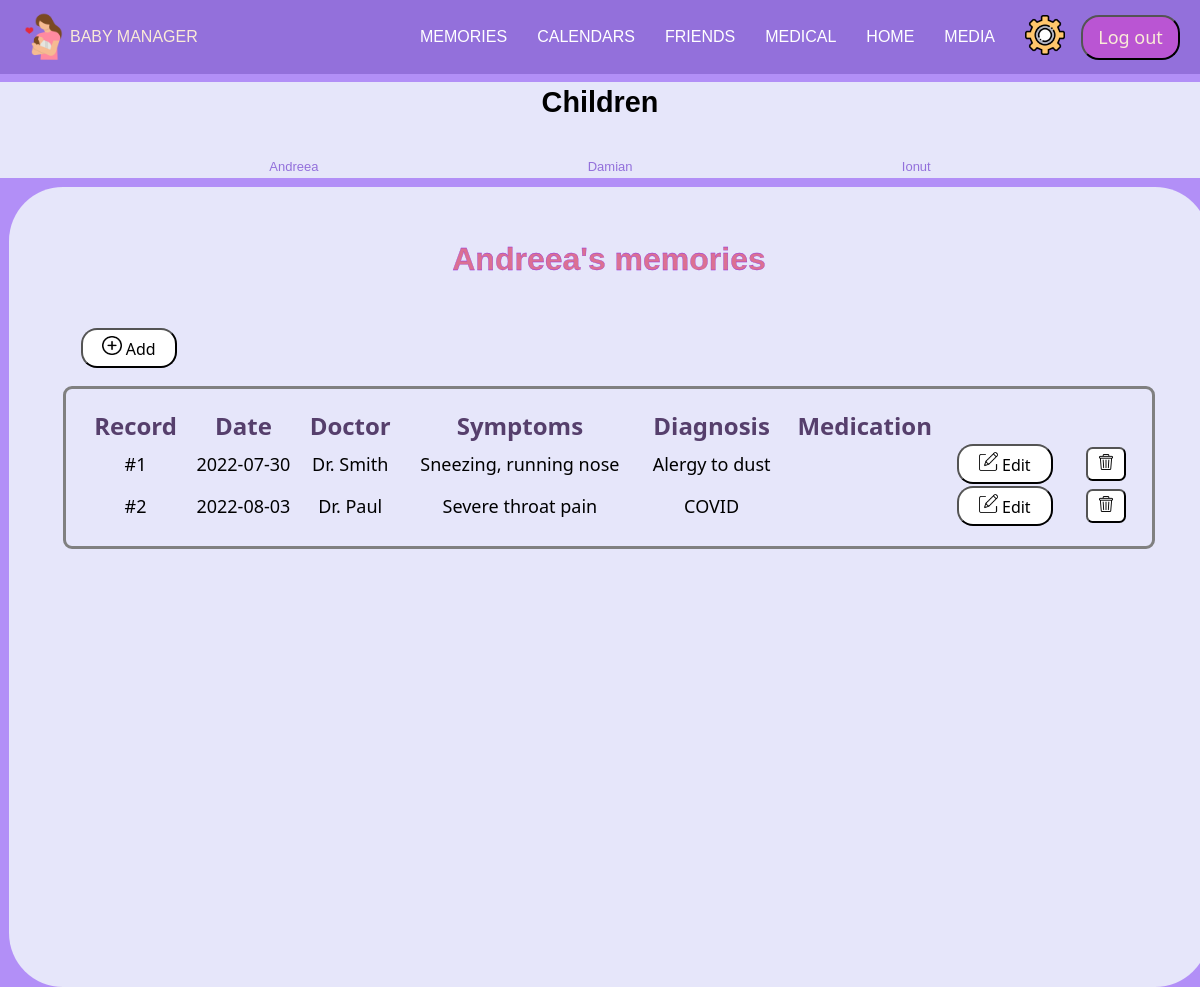
Page /Medical/Medical-child.php?id=1 (signed in) on the earlier database version.
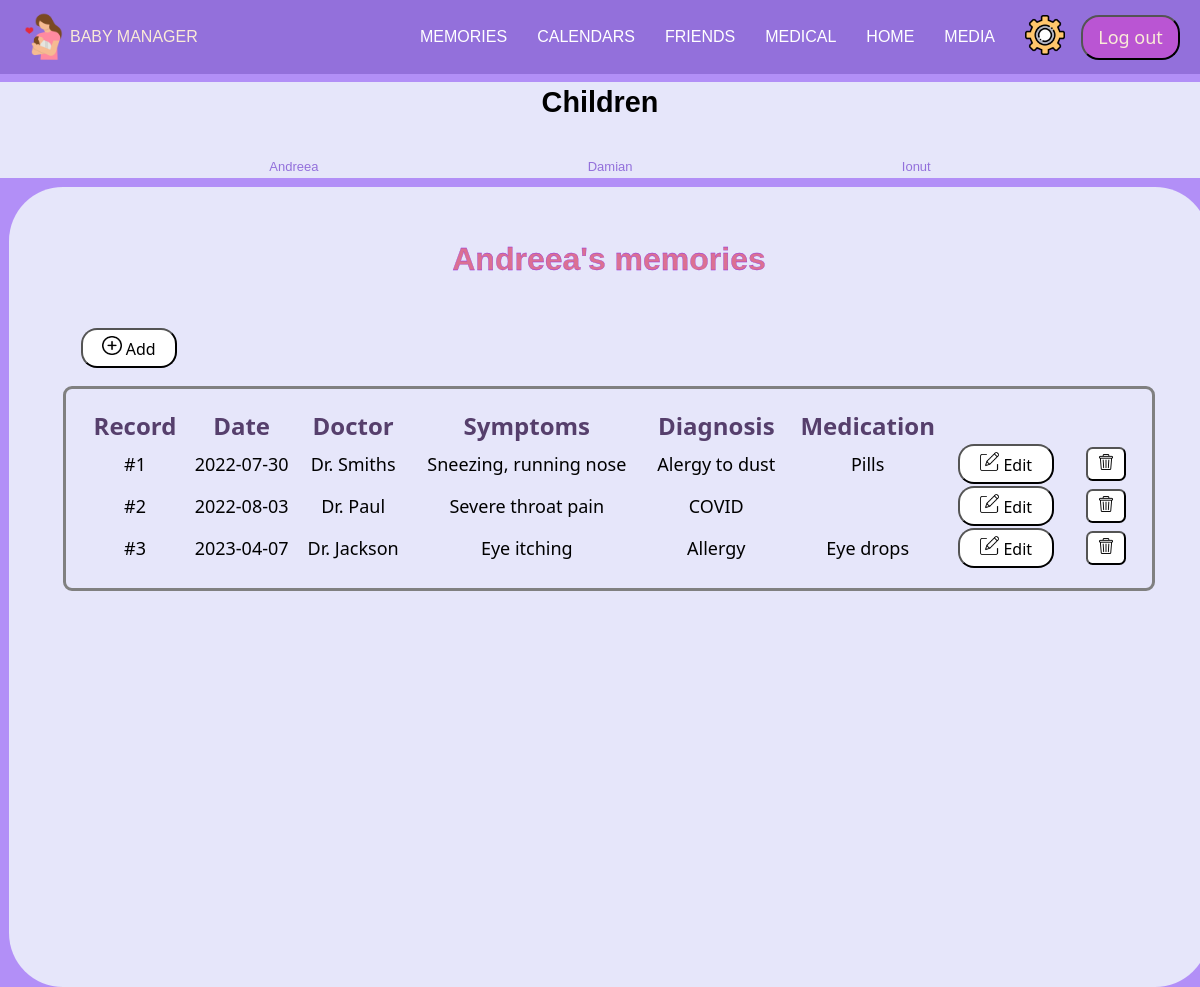
Same page on the later database version.
### tables this page shows
CREATE TABLE `child` (
  `id` int(11) NOT NULL,
  `id_parent` int(11) NOT NULL,
  `firstname` varchar(200) NOT NULL,
  `lastname` varchar(200) NOT NULL,
  `birthday` date NOT NULL,
  `gender` varchar(50) NOT NULL
);

CREATE TABLE `medical_report` (
  `id` int(11) NOT NULL,
  `id_user` int(11) NOT NULL,
  `id_child` int(11) NOT NULL,
  `date` date NOT NULL,
  `doctor` varchar(200) NOT NULL,
  `symptoms` varchar(400) NOT NULL,
  `diagnosis` varchar(400) NOT NULL,
  `medication` varchar(400) NOT NULL
);

### Medical/Medical-child.php (the view, shortened to what this page needs)
<?php
    require "../config.php";
    $user_id = $_SESSION["id"];
    $id_child = $_GET['id'];
    $contor = 0;
    $sql= mysqli_query($mysql, "SELECT * FROM medical_report where id_user='$user_id' and id_child='$id_child'");
    $sql_name = mysqli_query($mysql, "SELECT * FROM child where id='$id_child'");
?>
<!DOCTYPE html>
<html lang="en-US">
<head>
    <link href="admin-topbar.css" rel="stylesheet" />
    <link href="Style-medical-child3.css" rel="stylesheet" />
    <link rel="stylesheet" href="https://cdnjs.cloudflare.com/ajax/libs/font-awesome/6.0.0-beta2/css/all.min.css" /></head>
</head>
<body>
    <?php require "../login-topbar.php"; ?>
        <div class="page">
            <?php require "leftbar-medical.php"; ?>
            <div class="right">
                <?php
                    $row = mysqli_fetch_assoc($sql_name);
                    $name = $row['firstname'];
                ?>
                <h1> <?php echo $name; ?>'s memories </h1>
                <div class="medical-buttons">
                    <a href="Add-Medical.php?id=<?php echo $id_child; ?>">
                        <button>
                            <img src="../Photos/Add.png" alt="add">
                            Add
                        </button>
                    </a>
                </div>
                <table class="table">
                    <tr class="labels">
                        <th class="column"> <a class="table-header"> Record </a> </th>
                        <th class="column-optional"> <a class="table-header"> Date </a> </th>
                        <th class="column-optional"> <a class="table-header"> Doctor </a> </th>
                        <th class="column-optional2"> <a class="table-header"> Symptoms </a> </th>
                        <th class="column"> <a class="table-header"> Diagnosis </a> </th>
                        <th class="column-optional"> <a class="table-header"> Medication </a> </th>
                        <th class="column-optional"> <a class="edit"> Edit </a> </th>
                        <th class="column-optional"> <a class="delete"> D </a> </th>
                    </tr>
                <?php
                    while ($row = mysqli_fetch_assoc($sql)) {
                        $contor = $contor + 1;
                ?>
                <tr class="valori">
                    <td class="column"> <a class="table-value"> #<?php echo $contor; ?> </a> </td>
                    <td class="column-optional"><a class="table-value"> <?php echo $row['date'];?> </a> </td>
                    <td class="column-optional"> <a class="table-value"> <?php echo $row['doctor'];?> </a> </td>
                    <td class="column-optional2"> <a class="table-value"> <?php echo $row['symptoms'];?> </a> </td>
                    <td class="column"> <a class="table-value"> <?php echo $row['diagnosis'];?> </a> </td>
                    <td class="column-optional"> <a class="table-value"> <?php echo $row['medication'];?> </a> </td>
                    <td> <div class="column-optional">
                        <div class="edit-buttons">
                            <a class="table-value" href="EditMedical.php?id=<?php echo $row['id'];?>">
                                <button>
                                    <img src="../Photos/Edit.png" alt="edit">
                                    Edit
                                </button>
                            </a>
                        </div>
                    </div> <td>
                    <td> <div class="column-optional">
                        <div class="delete-buttons">
                            <a class="table-value" href="Medical-child.php?id=<?php echo $id_child; ?>&idm=<?php echo $row['id']; ?>">
                                <button>
                                    <img src="../Photos/bin.png" alt="edit">
                                </button>
                            </a>
                        </div>
                    </div> <td>
                </tr>
                <?php
                    }
                ?>
                </table>
            </div>
        </div>
</body>
</html>

### login-topbar.php (shortened to what this page needs)
<head>
    <link href="../admin-topbar.css" rel="stylesheet" />
    <link rel="stylesheet" href="https://cdnjs.cloudflare.com/ajax/libs/font-awesome/6.0.0-beta2/css/all.min.css" /></head>
</head>
<header>
        <nav>
            <ul class='nav-bar'>
                <div class='logo'>
                        <img src='../photos/Baby manager.png'/>
                        <span class='logo-name'>BABY MANAGER</span>
                  </div>
                <span class="menu">
                    <li><a href="../Memories/Memories.php">Memories</a></li>
                    <li><a href="../Calendars/Calendars.php">Calendars</a></li>
                    <li><a href="../Friends/friends.php">Friends</a></li>
                    <li><a href="../Medical.html">Medical</a></li>
                    <li><a href="../Welcome-logged-in.php">Home</a></li>
                    <li><a href="../Media/media.php">Media</a></li>
                    <li class='settings'>
                        <a href='../Settings/settings.php'>
                            <img src='../Photos/settings.png'/>
                        </a>
                    </li>
                    <a href="../Welcome.html" >
                    <button class="logout"> Log out </button></a>
                </span>
            </ul>
        </nav>
        </header>

### Medical/leftbar-medical.php
<?php
    $user_id = $_SESSION["id"];
    $sql2= mysqli_query($mysql, "SELECT * FROM child where id_parent='$user_id'");
?>
<div class="leftbar">
    <h2>Children</h2>
    <ul class="choose-child">
        <?php
            while ($row = mysqli_fetch_assoc($sql2)) {
                $child_name = $row['firstname'];
                $child_id = $row['id'];
        ?>
            <li> <a href="Medical-child.php?id=<?php echo $child_id; ?>" class="child"> <?php echo $child_name; ?> </a> </li>
        <?php
            }
        ?>
    </ul>
 </div>

### admin-topbar.css (style rules this page uses)
* { box-sizing: border-box; margin: 0; padding: 0; }
body { font-family: "Poppins", sans-serif; --color1: #FFF ; --color2: mediumpurple; }
.nav-bar { width: 100%; display: flex; justify-content: space-between; align-items: center; list-style: none; position: relative; background-color: var(--color2); padding: 12px 20px; }
.logo { display: flex; color: antiquewhite; flex-direction: row; }
.logo img { width: 50px; }
.logo-name { display: flex; justify-content: center; align-items: center; }
.settings img { width:40px; margin-right: 1em; }
.menu { display: flex; align-items: center; }
.menu li { padding-left: 30px; }
.menu li a { display: inline-block; text-decoration: none; color: var(--color1); text-align: center; transition: 0.15s ease-in-out; position: relative; text-transform: uppercase; }
.menu li a::after { content: ""; position: absolute; bottom: 0; left: 0; width: 0; height: 1px; background-color: var(--color1); transition: 0.15s ease-in-out; }
.logout { align-self: center; font-size: large; font-family: 'Segoe UI', Tahoma, Geneva, Verdana, sans-serif; color:antiquewhite; background-color:mediumorchid; border-radius:1.0em; height: 2.5em; width: 5.5em; }

### Medical/Style-medical-child3.css (style rules this page uses)
body { background-color: #B28FF7; }
.page { display: flex; flex-direction: row; justify-content: baseline; margin-top: .5em; }
.leftbar { font-family: 'Lucida Sans', 'Lucida Sans Regular', 'Lucida Grande', 'Lucida Sans Unicode', Geneva, Verdana, sans-serif; background-color:lavender; display: flex; flex-direction: column; width: 8em; padding: 1em; margin-top: .5em; margin-left: .5em; font-size: larger; border-radius: 1em; }
.leftbar h2 { border-radius: .2em; margin-bottom: 2em; }
.choose-child { list-style-type: none; display: flex; flex-direction: column; align-items: center; position: relative; margin-top: 40px; }
.child { text-decoration: none; color: mediumpurple; }
h1 { font-size: xx-large; color: palevioletred; flex-direction: row; font-family: 'Lucida Sans', 'Lucida Sans Regular', 'Lucida Grande', 'Lucida Sans Unicode', Geneva, Verdana, sans-serif; margin-bottom: 1em; align-self:center; -webkit-text-stroke: .3px blueviolet; }
.medical-buttons { padding: 1em; }
.medical-buttons button, .edit-buttons button { font-size: medium; font-family: 'Segoe UI', Tahoma, Geneva, Verdana, sans-serif; background:white; border-radius: 1em; height: 2.5em; width: 6em; align-items: center; text-decoration: none; }
.delete-buttons button { background-color: white; border-radius: 0.5em; height: 2.5em; width: 3em; }
.medical-buttons img, .edit-buttons button img, .delete-buttons img { width: 1.2em; }
.right { padding: 3em; font-family: 'Segoe UI', cursive; font-size: large; background: lavender; margin-top: .5em; margin-left: .5em; width:100vw; height: 100vh; border-radius: 3em; display: flex; flex-direction: column; text-decoration: none; }
.table { border-radius: .5em; border-style: solid; padding: 1em; }
.column, .column-optional, .column-more, .column-optional2 { text-decoration: none; }
table td { text-align: center; }
.table-header { font-size: x-large; color: rgb(86, 63, 108); font-weight: bold; margin-bottom: .5em; }
@media (max-width:1200px) { .page { flex-direction: column; } }
@media (max-width:1200px) { .leftbar { width: 100vw; height: 5em; text-align: center; justify-content: center; margin-top: 0; margin-left: 0; border-radius: 0; padding: 0; } }
@media (max-width:1200px) { .leftbar h2 { margin-bottom: 0; background: none; } }
@media (max-width:1200px) { .choose-child { flex-direction: row; justify-content: space-evenly; align-items: center; font-size: small; background: none; } }

Differences in the rows shown:
changed medical_report "Sneezing, running nose": doctor "Dr. Smith" → "Dr. Smiths"; medication (not shown) → "Pills"
added medical_report: date "2023-04-07", doctor "Dr. Jackson", symptoms "Eye itching", diagnosis "Allergy", medication "Eye drops"
